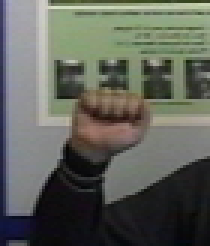
#> input picture Marcel-Train/A/A-train0004.ppm, 70 x 82 px, given in place of the camera (shown 3 times larger)
$ python skin_extraction.py   (older library calls are emulated)
#> lines starting #> are read from the running program, lines starting #| are printed output that depends on the picture; after the words box and inside, x2 and y2 are one past the last pixel; in counts of white or black regions, pixels touching at a corner belong together
import sys
import numpy
import cv2

skin_ycrcb_mint = numpy.array((0, 133, 77))
skin_ycrcb_maxt = numpy.array((255, 173, 127))

cap = cv2.VideoCapture(0)
while True:
	ret, im = cap.read()
#> im is the input picture: shape (82, 70, 3); mean B, G, R 90, 98.2, 95.6
	if ret == True:
		im_ycrcb = cv2.cvtColor(im, cv2.COLOR_BGR2YCR_CB)
#> im_ycrcb: shape (82, 70, 3); mean of channels 0, 1, 2 96.5, 127.3, 124.3

		skin_ycrcb = cv2.inRange(im_ycrcb, skin_ycrcb_mint, skin_ycrcb_maxt)
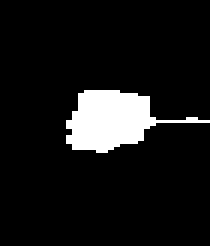
#> skin_ycrcb: shape (82, 70) (shown 3 times larger); 8.7% white; 1 white region
		cv2.imshow('skin_ycrcb',skin_ycrcb[400:600,400:600]) # Second image

		image, contours, hierarchy = cv2.findContours(skin_ycrcb, cv2.RETR_EXTERNAL, cv2.CHAIN_APPROX_SIMPLE)
#> contours = 1 contour; box (x1, y1, x2, y2) and area: (22, 30, 70, 51) 439
		for i, c in enumerate(contours):
			area = cv2.contourArea(c)
			if area > 1000:
				cv2.drawContours(im, contours, i, (255, 0, 0), 3)
#> this loop made 1 pass
#> area on pass 1: 439
		cv2.imshow('im', im[400:600,400:600,:])

		k = cv2.waitKey(30) & 0xff
#> (key Esc is pressed here)
		if k == 27:
			break

$ run again, on Marcel-Train/A/A-train0080.ppm
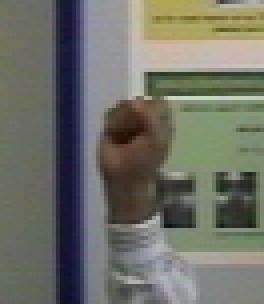
#> input picture Marcel-Train/A/A-train0080.ppm, 66 x 76 px, given in place of the camera (shown 4 times larger)
#> im is the input picture: shape (76, 66, 3); mean B, G, R 102.9, 112.8, 111.4
#> im_ycrcb: shape (76, 66, 3); mean of channels 0, 1, 2 111.2, 128.1, 123.3
#> `skin_ycrcb = cv2.inRange(im_ycrcb, skin_ycrcb_mint, skin_ycrcb_maxt)`:
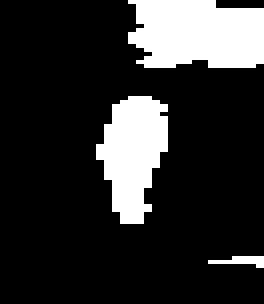
#> skin_ycrcb: shape (76, 66) (shown 4 times larger); 18.2% white; 3 white regions
#> contours = 3 contours, 1 with area under 20; largest, box (x1, y1, x2, y2) and area: (32, 0, 66, 17) 450, (24, 24, 42, 56) 341
#> the loop `for i, c in enumerate(contours):` made 3 passes
#> area on passes 2 to 3: 341, 449.5

$ run again, on Marcel-Train/A/A-train0105.ppm
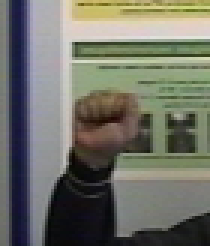
#> input picture Marcel-Train/A/A-train0105.ppm, 70 x 82 px, given in place of the camera (shown 3 times larger)
#> im is the input picture: shape (82, 70, 3); mean B, G, R 103.2, 113.5, 112.6
#> im_ycrcb: shape (82, 70, 3); mean of channels 0, 1, 2 112.1, 128.4, 123
#> `skin_ycrcb = cv2.inRange(im_ycrcb, skin_ycrcb_mint, skin_ycrcb_maxt)`:
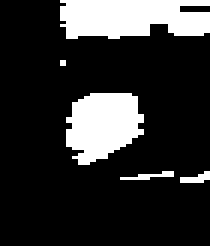
#> skin_ycrcb: shape (82, 70) (shown 3 times larger); 18.5% white; 5 white regions (1 under 20 px)
#> contours = 5 contours, 3 with area under 20; largest, box (x1, y1, x2, y2) and area: (20, 0, 70, 13) 476, (22, 31, 48, 55) 412
#> the loop `for i, c in enumerate(contours):` made 5 passes
#> area on passes 3, 5: 412.5, 476

$ run again, on Marcel-Train/A/A-train0122.ppm
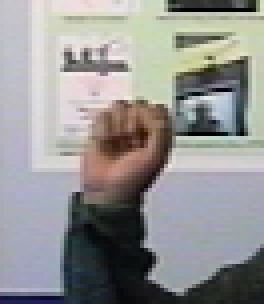
#> input picture Marcel-Train/A/A-train0122.ppm, 66 x 76 px, given in place of the camera (shown 4 times larger)
#> im is the input picture: shape (76, 66, 3); mean B, G, R 146.2, 147.1, 147.7
#> im_ycrcb: shape (76, 66, 3); mean of channels 0, 1, 2 147.2, 128.4, 127.4
#> `skin_ycrcb = cv2.inRange(im_ycrcb, skin_ycrcb_mint, skin_ycrcb_maxt)`:
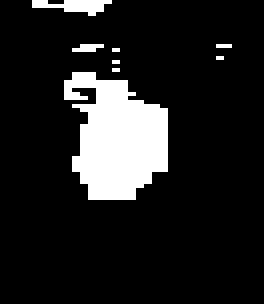
#> skin_ycrcb: shape (76, 66) (shown 4 times larger); 12.8% white; 8 white regions (6 under 20 px)
#> contours = 8 contours, 6 with area under 20; largest, box (x1, y1, x2, y2) and area: (16, 18, 42, 50) 508, (8, 0, 28, 4) 25
#> the loop `for i, c in enumerate(contours):` made 8 passes
#> area on passes 1, 8: 508.5, 25
